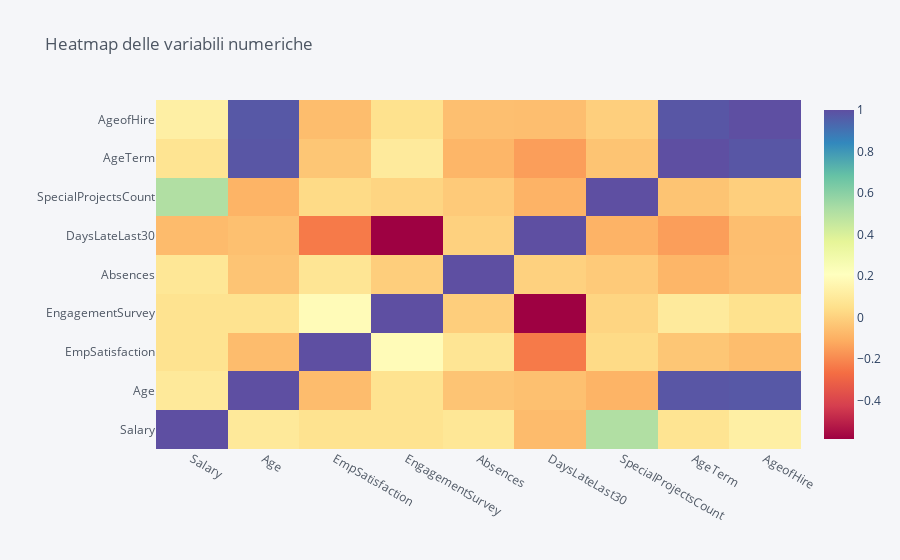

Notebook source saved alongside this figure:
### Markdown cell above
#### **_<a id='G15'></a><font color='gold'>Grafico 15: Heatmap</font>_**
Di seguito diverse heatmap per analizzare correlazioni all'interno del dataset; quella subito sotto confronta tutte le variabili.

### Code cell
x=dfNum.corr()
x.iplot(kind = 'heatmap', colorscale='spectral', title='Heatmap delle variabili numeriche' )

### Figure 1 — Plotly figure (JSON) as saved in the notebook; plotly's stock layout.template omitted (floating-point values rounded to 4 significant figures)
{"data": [{"colorscale": [[0, "rgb(158,1,66)"], [0.1, "rgb(213,62,79)"], [0.2, "rgb(244,109,67)"], [0.3, "rgb(253,174,97)"], [0.4, "rgb(254,224,139)"], [0.5, "rgb(255,255,191)"], [0.6, "rgb(230,245,152)"], [0.7, "rgb(171,221,164)"], [0.8, "rgb(102,194,165)"], [0.9, "rgb(50,136,189)"], [1, "rgb(94,79,162)"]], "type": "heatmap", "x": ["Salary", "Age", "EmpSatisfaction", "EngagementSurvey", "Absences", "DaysLateLast30", "SpecialProjectsCount", "AgeTerm", "AgeofHire"], "y": ["Salary", "Age", "EmpSatisfaction", "EngagementSurvey", "Absences", "DaysLateLast30", "SpecialProjectsCount", "AgeTerm", "AgeofHire"], "z": [[1, 0.09436, 0.06272, 0.06497, 0.08238, -0.06944, 0.5083, 0.06903, 0.1245], [0.09436, 1, -0.06524, 0.06338, -0.03947, -0.05329, -0.09021, 0.9809, 0.9758], [0.06272, -0.06524, 1, 0.1871, 0.07522, -0.2354, 0.03388, -0.03322, -0.06319], [0.06497, 0.06338, 0.1871, 1, -0.008771, -0.5852, 0.01323, 0.1004, 0.05757], [0.08238, -0.03947, 0.07522, -0.008771, 1, 0.001833, -0.02045, -0.08278, -0.05419], [-0.06944, -0.05329, -0.2354, -0.5852, 0.001833, 1, -0.09249, -0.1481, -0.05801], [0.5083, -0.09021, 0.03388, 0.01323, -0.02045, -0.09249, 1, -0.04074, -0.005479], [0.06903, 0.9809, -0.03322, 0.1004, -0.08278, -0.1481, -0.04074, 1, 0.9796], [0.1245, 0.9758, -0.06319, 0.05757, -0.05419, -0.05801, -0.005479, 0.9796, 1]], "zmax": 1, "zmin": -0.5852}], "layout": {"legend": {"bgcolor": "#F5F6F9", "font": {"color": "#4D5663"}}, "paper_bgcolor": "#F5F6F9", "plot_bgcolor": "#F5F6F9", "title": {"font": {"color": "#4D5663"}, "text": "Heatmap delle variabili numeriche"}, "xaxis": {"gridcolor": "#E1E5ED", "showgrid": true, "tickfont": {"color": "#4D5663"}, "title": {"font": {"color": "#4D5663"}, "text": ""}, "zerolinecolor": "#E1E5ED"}, "yaxis": {"gridcolor": "#E1E5ED", "showgrid": true, "tickfont": {"color": "#4D5663"}, "title": {"font": {"color": "#4D5663"}, "text": ""}, "zerolinecolor": "#E1E5ED"}}}
